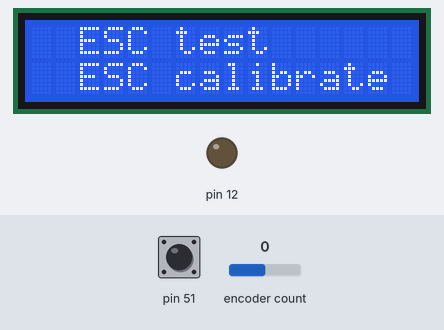
Recording of a sketch running on a simulated Arduino Mega 2560, built with avr-gcc and run on an emulated ATmega2560. On the bench: 16×2 character LCD, output pins drawn as LEDs (lit = HIGH). Inputs (shaded band) come from the test bench; at power-on: pin 51 HIGH, encoder count 0.

Above: at 1.2 s.
1.3 s: pin 51 pulled LOW for 0.15 s
At 2.7 s:
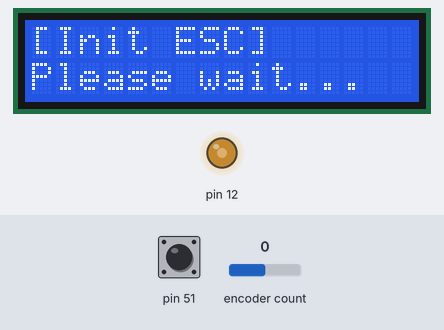
4.4 s: encoder count set to 1
At 5.5 s:
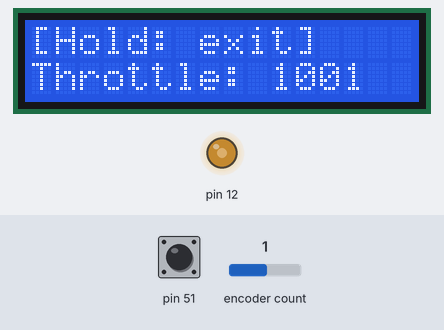
5.9 s: pin 51 pulled LOW for 1 s
At 7.41 s:
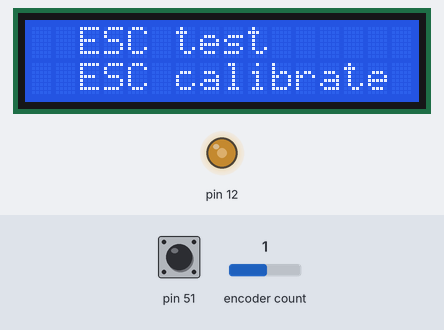
9.1 s: encoder count set to 5
At 9.54 s:
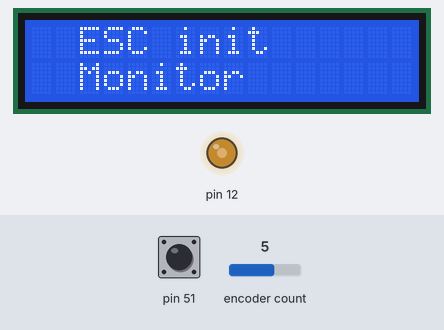
11.6 s: encoder count set to 4
At 12.09 s:
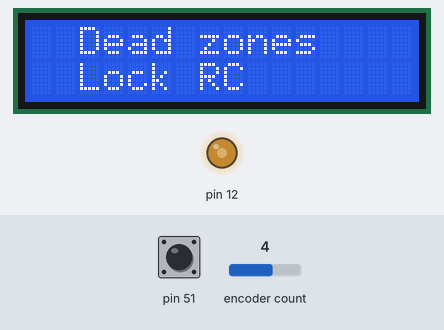
14.2 s: pin 51 pulled LOW for 0.15 s
At 15.7 s:
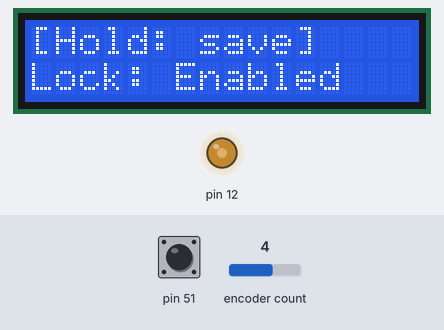
Timing chart, 0 to 17.0 s (numbered marks = the images above; inputs shaded):
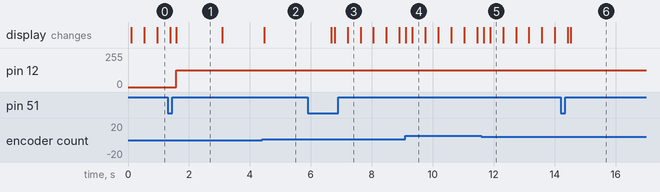

Measured:
- after the input at 1.3 s, pin 12: 0/255 → 125/255 after 0.29 s; the display: first differs from a run without the input after 0.29 s (image 1)
- after the input at 4.4 s, the display: changes after 0.07 s (image 2)
- after the input at 5.9 s, the display: changes after 0.78 s (image 3)
- after the input at 9.1 s, the display: first changes at once (image 4 shows a later state)
- after the input at 11.6 s, the display: first changes after 0.07 s (image 5 shows a later state)
- after the input at 14.2 s, the display: first differs from a run without the input after 0.34 s (image 6)
- what the display in image 1 shows lasts 1.5 s, from 1.6 s to 3.1 s

The sketch:

wheelCopter.ino
```cpp
#include <EEPROM.h>
#include <GyverEncoder.h>
#include <IBusBM.h>
#include <LiquidCrystal.h>

enum lcd_pin {
  LCD_D7 = 22,
  LCD_D6,
  LCD_D5,
  LCD_D4,
  LCD_D3,
  LCD_D2,
  LCD_D1,
  LCD_D0,
  LCD_EN,
  LCD_RS,
};

enum encoder_pin {
  ENC_SW = 51,
  ENC_CLK,
  ENC_DT,
};

struct saved_settings {
  int32_t dz;
  int32_t lk;
};

struct rc_data {
  int32_t throttle;
  int32_t angle;
};

LiquidCrystal lcd(LCD_RS, LCD_EN, LCD_D0, LCD_D1, LCD_D2, LCD_D3, LCD_D4,
                  LCD_D5, LCD_D6, LCD_D7);
Encoder enc(ENC_DT, ENC_CLK, ENC_SW);

struct saved_settings eedata;
struct rc_data rcdata;

long rootEnc = 0, prevRootEnc = -1, prevMillis = 0;

int selectedItem = 0;
bool inItem = false;

IBusBM IBus;

long throttle = 1000;

void setup() {
  lcd.begin(16, 2);
  Serial.begin(9600);
  IBus.begin(Serial3);

  EEPROM.get(10, eedata);
}

bool inited = false;

void escInit() {
  lcd.clear();
  lcd.setCursor(0, 0);
  lcd.print("[Init ESC]");
  lcd.setCursor(0, 1);
  lcd.print("Please wait...");
  pinMode(12, OUTPUT);

  TCCR1A = _BV(COM1B1);
  TCCR1B = _BV(WGM13) | _BV(CS11);

  ICR1 = 2040;

  OCR1B = 1000;
  delay(1500);
  lcd.clear();

  inited = true;
}

bool curPrinted = false;

void loop() {
  enc.tick();

  // RC get
  if (eedata.lk == 0) {
    rcdata.throttle = IBus.readChannel(2) - 1000;
    rcdata.angle = IBus.readChannel(3) - 1000;

    // RC: apply dead zones
    rcdata.throttle = constrain(rcdata.throttle, 0, 1000);
    if (rcdata.throttle < eedata.dz) {
      rcdata.throttle = 0;
    }

    rcdata.angle = constrain(rcdata.angle, 0, 1000);
    if (rcdata.angle > 500 - eedata.dz && rcdata.angle < 500 + eedata.dz) {
      rcdata.angle = 500;
    }
  } else {
    rcdata.throttle = 1000;
    rcdata.angle = 1500;
  }

  if (inItem && selectedItem == 0) {
    if (enc.isHolded()) {
      inItem = false;
      OCR1B = 1000;
      throttle = 1000;
    }

    if (enc.isRight()) {
      throttle++;
    } else if (enc.isLeft()) {
      throttle--;
    } else if (enc.isFastR()) {
      throttle += 10;
    } else if (enc.isFastL()) {
      throttle -= 10;
    }

    throttle = constrain(throttle, 1000, 2000);
    OCR1B = throttle;
  }

  if (inItem && selectedItem == 2) {
    if (enc.isHolded()) {
      inItem = false;
      EEPROM.put(10, eedata);
    }

    if (enc.isRight()) {
      eedata.dz++;
    } else if (enc.isLeft()) {
      eedata.dz--;
    } else if (enc.isFastR()) {
      eedata.dz += 10;
    } else if (enc.isFastL()) {
      eedata.dz -= 10;
    }

    eedata.dz = constrain(eedata.dz, 0, 200);
  }

  if (inItem && selectedItem == 3) {
    if (enc.isHolded()) {
      inItem = false;
      EEPROM.put(10, eedata);
    }

    if (enc.isRight()) {
      eedata.lk = 1;
    } else if (enc.isLeft()) {
      eedata.lk = 0;
    }
  }

  if (inItem && selectedItem == 5) {
    if (enc.isHolded()) {
      inItem = false;
    }

    if (inited && !eedata.lk)
      OCR1B = rcdata.throttle + 1000;

    if (eedata.lk)
      OCR1B = 1000;
  }

  if (!inItem) {
    if (inited && !eedata.lk)
      OCR1B = rcdata.throttle + 1000;

    if (eedata.lk)
      OCR1B = 1000;

    if (enc.isLeft()) {
      rootEnc--;
    } else if (enc.isRight()) {
      rootEnc++;
    }

    rootEnc = constrain(rootEnc, 0, 5);
  }

  if (millis() > prevMillis + 100) {
    printMenu();
    prevMillis = millis();
  }
}

char getBatIcon() { return 'x'; }

int32_t prevMillisCursor = millis();

// WCMenu v1
void printMenu() {
  if (inItem) {
    switch (selectedItem) {
    case 0:
      if (!inited)
        escInit();

      lcd.setCursor(0, 0);
      lcd.print("[Hold: exit]    ");
      lcd.setCursor(0, 1);
      lcd.print("Throttle: ");
      lcd.print(throttle);
      lcd.print("    ");

      break;
    case 1:
      if (inited) {
        lcd.setCursor(0, 0);
        lcd.print("ESC already     ");
        lcd.setCursor(0, 1);
        lcd.print("inited. Error.   ");
        delay(2000);
        inItem = false;
        return;
      }

      lcd.setCursor(0, 0);
      lcd.print("[DO NOT EXIT]    ");
      lcd.setCursor(0, 1);
      lcd.print("Calibrating... ");

      pinMode(12, OUTPUT);

      TCCR1A = _BV(COM1B1);
      TCCR1B = _BV(WGM13) | _BV(CS11);

      ICR1 = 2040;

      OCR1B = 2000;
      delay(5000);
      OCR1B = 1000;
      delay(7000);

      inited = true;
      inItem = false;
      break;
    case 2:
      lcd.setCursor(0, 0);
      lcd.print("[Hold: save]         ");
      lcd.setCursor(0, 1);
      lcd.print("Value: ");
      lcd.print(eedata.dz);
      lcd.print("        ");
      break;
    case 3:
      lcd.setCursor(0, 0);
      lcd.print("[Hold: save]         ");
      lcd.setCursor(0, 1);
      lcd.print("Lock: ");
      lcd.print(eedata.lk ? "Enabled        " : "Disabled      ");
      break;
    case 4:
      escInit();
      inItem = false;
      break;
    case 5:
      lcd.setCursor(0, 0);
      lcd.print(rcdata.throttle);
      lcd.print(" | ");
      lcd.print(rcdata.angle);
      lcd.print("       ");
      lcd.setCursor(0, 1);
      lcd.print(getBatIcon());
      lcd.print("             ");
      break;

    default:
      inItem = false;
      break;
    }

    return;
  }

  if (rootEnc < 2) {
    lcd.setCursor(2, 0);
    lcd.print("ESC test         ");
    lcd.setCursor(2, 1);
    lcd.print("ESC calibrate    ");

    lcd.setCursor(0, rootEnc > 0);
    curPrinted ? lcd.print("  ") : lcd.print("\x13");
    lcd.setCursor(0, rootEnc == 0);
    lcd.print("  ");
  } else if (rootEnc < 4) {
    lcd.setCursor(2, 0);
    lcd.print("Dead zones           ");
    lcd.setCursor(2, 1);
    lcd.print("Lock RC        ");

    lcd.setCursor(0, rootEnc > 2);
    curPrinted ? lcd.print("  ") : lcd.print("\x13");
    lcd.setCursor(0, rootEnc == 2);
    lcd.print("  ");
  } else {
    lcd.setCursor(2, 0);
    lcd.print("ESC init           ");
    lcd.setCursor(2, 1);
    lcd.print("Monitor        ");

    lcd.setCursor(0, rootEnc > 4);
    curPrinted ? lcd.print("  ") : lcd.print("\x13");
    lcd.setCursor(0, rootEnc == 4);
    lcd.print("  ");
  }

  if (prevMillisCursor + 400 < millis()) {
    curPrinted = !curPrinted;
    prevMillisCursor = millis();
  }

  if (enc.isClick()) {
    inItem = true;
    selectedItem = rootEnc;
  }
}
```
